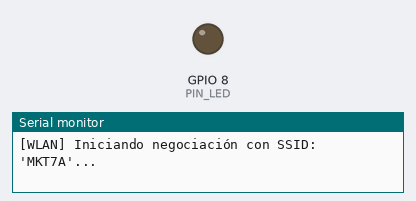
Bench run of a program on a simulated ESP32-C3. Shown: output pins drawn as LEDs (lit = HIGH), the last lines printed to the serial monitor. WiFi joins after 1.5 s; servers stay silent unless stated; uploads are accepted with an empty reply.

Above: at 0.1 s.
At 10.8 s:
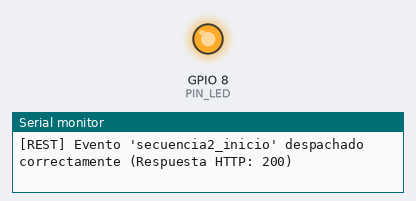
Timing chart, 0 to 12.3 s (numbered marks = the images above):
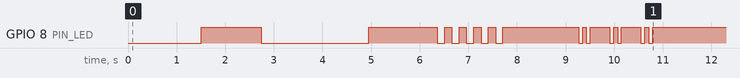

The program:

main.cpp
```cpp
/**
 * @file main.cpp
 * @brief Programa principal de control y telemetría para ESP32-C3 Super Mini (PlatformIO).
 * @details Orquesta la inicialización del hardware, la conexión a la infraestructura
 *          Wi-Fi y la ejecución de los métodos de control lumínico y lectura térmica
 *          bajo el paradigma orientado a objetos (POO).
 *
 * @author Mecatrónica - Programación Avanzada
 * @version 1.1.0
 */

#include <Arduino.h>
#include "ESP32C3Dispositivo.h"

// =========================================================================
// PARÁMETROS DE CONFIGURACIÓN DE RED Y SERVICIOS
// =========================================================================

/** @brief Identificador del conjunto de servicios inalámbricos (SSID en 2.4 GHz). */
const char* WIFI_SSID     = "MKT7A";

/** @brief Clave de autenticación para la infraestructura Wi-Fi. */
const char* WIFI_PASSWORD = "87654321";

/**
 * @brief Localizador uniforme de recursos (URI) del endpoint de la API telemétrica.
 * @note Opciones típicas de despliegue:
 *       - Local / LAN:     "http://192.168.1.100:8000/api/eventos"
 *       - VPS con PHP:     "http://tu-dominio.com/api/index.php"
 *       - PythonAnywhere:  "https://tu_usuario.pythonanywhere.com/api/eventos"
 */
const String API_URL      = "http://10.147.64.179:8000/api/eventos";

// =========================================================================
// ASIGNACIÓN DE HARDWARE (ESP32-C3 SUPER MINI)
// =========================================================================

/**
 * @brief Terminal GPIO asignado al diodo emisor de luz integrado en placa.
 * @note En la revisión ESP32-C3 Super Mini, el LED azul de usuario reside en GPIO 8.
 */
const uint8_t PIN_LED     = 8;

/**
 * @brief Configuración de lógica activa para la excitación del LED integrado.
 * @note La topología de circuito utiliza nivel bajo activo (Active LOW: LOW = ON, HIGH = OFF).
 */
const bool LED_ACTIVO_BAJO = true;

// =========================================================================
// INSTANCIACIÓN DE LA ENTIDAD CONTROLADORA (POO)
// =========================================================================

/**
 * @brief Instancia global del controlador de la tarjeta embebida.
 */
ESP32C3Dispositivo dispositivo(WIFI_SSID, WIFI_PASSWORD, API_URL, PIN_LED, LED_ACTIVO_BAJO);

/**
 * @brief Rutina de configuración inicial del sistema (ejecutada una única vez al arranque).
 * @details Configura registros, inicializa la consola CDC USB nativa, establece la asociación
 *          de red y valida secuencialmente cada uno de los métodos requeridos.
 */
void setup() {
    // 1. Inicialización de periféricos y UART/USB CDC a 115200 baudios
    dispositivo.iniciar(115200);

    // Retardo de estabilización para el bus USB CDC nativo
    delay(1000);

    // 2. Establecimiento mandatorio de enlace inalámbrico Wi-Fi
    Serial.println(F("\n========================================================"));
    Serial.println(F(" SISTEMA DE TELEMETRÍA Y CONTROL ESP32-C3 SUPER MINI"));
    Serial.println(F("========================================================"));
    Serial.println(F("[INICIO] Negociando asociación a la red inalámbrica..."));

    if (dispositivo.conectarWiFi()) {
        Serial.println(F("[INICIO] Conectividad Wi-Fi operativa. Iniciando batería de pruebas..."));
    } else {
        Serial.println(F("[ALERTA] Fallo inicial de enlace Wi-Fi. Las funciones intentarán reconectar."));
    }

    // 3. Ejecución secuencial de los métodos de control y telemetría:

    // Método 1: Excitación del LED indicador
    Serial.println(F("\n--- [Prueba 1] Método: encenderLed() ---"));
    dispositivo.encenderLed();
    delay(2000);

    // Método 2: Desactivación del LED indicador
    Serial.println(F("\n--- [Prueba 2] Método: apagarLed() ---"));
    dispositivo.apagarLed();
    delay(1000);

    // Método 3: Secuencia luminosa rápida
    Serial.println(F("\n--- [Prueba 3] Método: secuencia1() ---"));
    dispositivo.secuencia1();
    delay(1000);

    // Método 4: Secuencia luminosa bifásica estroboscópica
    Serial.println(F("\n--- [Prueba 4] Método: secuencia2() ---"));
    dispositivo.secuencia2();
    delay(1000);

    // Método 5: Muestreo de temperatura del silicio
    Serial.println(F("\n--- [Prueba 5] Método: temperatura() ---"));
    float temp = dispositivo.temperatura();
    Serial.printf("[TELEMETRÍA] Lectura térmica actual: %.2f °C\n", temp);
}

/**
 * @brief Bucle cíclico principal del sistema.
 * @details Ejecuta de forma periódica el muestreo y despacho telemétrico de la temperatura on-chip.
 */
void loop() {
    delay(10000);
    dispositivo.temperatura();
}
```

ESP32C3Dispositivo.h
```cpp
/**
 * @file ESP32C3Dispositivo.h
 * @brief Especificación formal de la clase controladora para el módulo ESP32-C3 Super Mini.
 * @details Esta biblioteca implementa un modelo de diseño basado en el paradigma orientado
 *          a objetos (POO) para la gestión del microcontrolador SoC ESP32-C3. Encapsula
 *          el control de periféricos de propósito general (GPIO), la adquisición de
 *          temperatura mediante el sensor térmico on-chip, el mantenimiento del enlace
 *          inalámbrico IEEE 802.11 b/g/n (Wi-Fi) y el protocolo de telemetría HTTP/HTTPS
 *          hacia un servicio de backend RESTful.
 *
 * @author Mecatrónica - Programación Avanzada
 * @version 1.1.0
 */

#ifndef ESP32C3_DISPOSITIVO_H
#define ESP32C3_DISPOSITIVO_H

#include <Arduino.h>
#include <WiFi.h>
#include <HTTPClient.h>
#include <WiFiClientSecure.h>

/**
 * @class ESP32C3Dispositivo
 * @brief Controlador integral del dispositivo embebido ESP32-C3 Super Mini.
 *
 * Gestiona el ciclo de vida del periférico emisor de luz (LED), la ejecución de patrones
 * secuenciales de conmutación, la lectura del convertidor térmico integrado y la
 * transmisión síncrona de tramas JSON de eventos a través de sockets TCP/TLS.
 */
class ESP32C3Dispositivo {
private:
    uint8_t _pinLed;          /**< Línea GPIO asignada al periférico LED. */
    bool _activoBajo;         /**< Lógica de excitación eléctrica (true: nivel activo bajo). */
    const char* _ssid;        /**< Identificador de conjunto de servicios (SSID) de la red Wi-Fi. */
    const char* _password;    /**< Clave criptográfica de acceso a la infraestructura Wi-Fi. */
    String _apiUrl;           /**< Localizador uniforme de recursos (URI) del endpoint de la API. */

    /**
     * @brief Establece el estado lógico en la línea física del LED.
     * @param encendido Estado booleano deseado (true: conducción/iluminación, false: reposo/corte).
     */
    void fijarEstadoLed(bool encendido);

    /**
     * @brief Verifica la continuidad del enlace Wi-Fi e inicia la reconexión de ser necesario.
     * @details Precondición obligatoria ejecutada de manera previa a cualquier operación de hardware
     *          o emisión telemétrica para garantizar la conectividad de la pila de red.
     * @return true si la interfaz de red cuenta con una dirección IP asignada válida; false en caso de fallo.
     */
    bool asegurarConexionWiFi();

public:
    /**
     * @brief Constructor parametrizado de la clase controladora.
     * @param ssid Identificador de la red inalámbrica objetivo (2.4 GHz).
     * @param password Clave WPA/WPA2/WPA3 de la red inalámbrica.
     * @param apiUrl Endpoint del servicio API REST receptor (soporta esquemas http:// y https://).
     * @param pinLed Identificador del terminal GPIO (por defecto: GPIO 8 en ESP32-C3 Super Mini).
     * @param activoBajo Configuración lógica del actuador (true: nivel bajo excita el LED).
     */
    ESP32C3Dispositivo(const char* ssid, const char* password, const String& apiUrl, uint8_t pinLed = 8, bool activoBajo = true);

    /**
     * @brief Inicializa los controladores de periféricos y la consola serie del SoC.
     * @param baudios Velocidad de transmisión en baudios para la interfaz UART/USB CDC (por defecto: 115200).
     */
    void iniciar(unsigned long baudios = 115200);

    /**
     * @brief Establece la asociación y autenticación en la infraestructura inalámbrica Wi-Fi.
     * @details Configura la estación en modo STA (Station Mode) y bloquea temporalmente hasta
     *          obtener una concesión DHCP válida o agotar la ventana de temporización (timeout).
     * @return true si el enlace se estableció satisfactoriamente (WL_CONNECTED); false en caso de expiración.
     */
    bool conectarWiFi();

    /**
     * @brief Activa el estado de conducción del periférico LED y notifica el evento al servidor API.
     * @pre Requiere conexión activa a la red Wi-Fi; invoca internamente asegurarConexionWiFi().
     */
    void encenderLed();

    /**
     * @brief Interrumpe la conducción del periférico LED y notifica el evento al servidor API.
     * @pre Requiere conexión activa a la red Wi-Fi; invoca internamente asegurarConexionWiFi().
     */
    void apagarLed();

    /**
     * @brief Ejecuta el patrón secuencial luminoso número 1 (conmutación periódica rápida).
     * @details Realiza un ciclo de 5 repeticiones con una frecuencia fija de oscilación y registra
     *          los eventos de inicio y culminación en el backend.
     * @pre Requiere conexión activa a la red Wi-Fi; invoca internamente asegurarConexionWiFi().
     */
    void secuencia1();

    /**
     * @brief Ejecuta el patrón secuencial luminoso número 2 (destellos bifásicos estroboscópicos).
     * @details Emite trenes de pulsos dobles con intervalos asimétricos de atenuación, registrando
     *          el estado de ejecución ante la API remota.
     * @pre Requiere conexión activa a la red Wi-Fi; invoca internamente asegurarConexionWiFi().
     */
    void secuencia2();

    /**
     * @brief Adquiere el valor térmico actual reportado por el transductor analógico-digital on-chip.
     * @details Invoca la API nativa de bajo nivel del silicio para muestrear la unión semiconductora
     *          del microprocesador y transmite el resultado serializado a la API REST.
     * @pre Requiere conexión activa a la red Wi-Fi; invoca internamente asegurarConexionWiFi().
     * @return Temperatura en la escala Celsius (°C) calculada por el hardware.
     */
    float temperatura();

    /**
     * @brief Ensambla y transmite una trama telemétrica en formato JSON al backend.
     * @details Resuelve dinámicamente la capa de transporte: inicializa un socket seguro TLS (WiFiClientSecure)
     *          si el esquema es HTTPS, o un socket estándar TCP (WiFiClient) si es HTTP plano.
     * @param nombreEvento Código mnemónico que identifica el evento originado en el dispositivo.
     * @param mensaje Descripción cualitativa o detalle del estado operativo del evento.
     * @param valor Magnitud escalar cuantitativa asociada (ej. temperatura o estado binario).
     * @return true si el servidor devolvió un código de estado HTTP 2xx; false en caso contrario.
     */
    bool notificarEvento(const String& nombreEvento, const String& mensaje = "", float valor = 0.0);

    /**
     * @brief Dictamina el estado instantáneo de la asociación a la capa de enlace inalámbrico.
     * @return true si la interfaz Wi-Fi mantiene una dirección IP válida (WL_CONNECTED); false en su defecto.
     */
    bool estaConectado();
};

#endif // ESP32C3_DISPOSITIVO_H
```

Source omitted: ESP32C3Dispositivo.cpp (8032 bytes)
